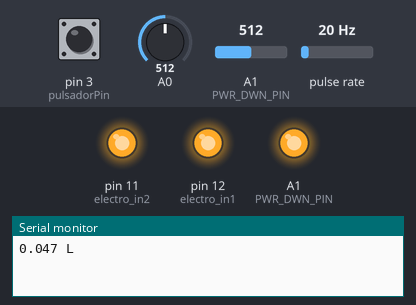
The sketch below on a simulated Arduino Uno, built with avr-gcc and run on an emulated ATmega328P. On the bench: output pins drawn as LEDs (lit = HIGH), the last lines printed to the serial monitor. Wiring (inferred from the names in the program): pulse sensor: data pin 2. Inputs (shaded band) come from the test bench; at power-on: pin 3 (pulsadorPin) LOW, A1 (PWR_DWN_PIN) = 512, pulse rate 20 Hz, A0 = 512.

Above: at 1.2 s.
1.3 s: pin 3 (pulsadorPin) pulled HIGH for 0.15 s
At 1.7 s:
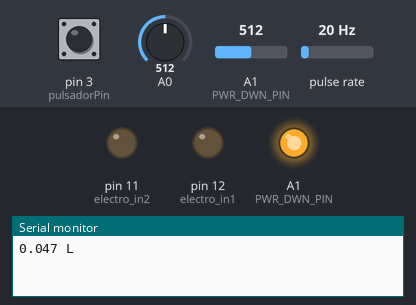
2.9 s: A1 (PWR_DWN_PIN) set to 0
At 4.0 s:
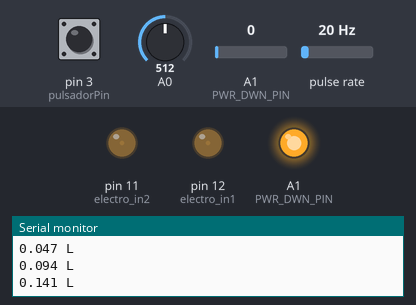
4.4 s: pulse rate (sensor on pin 2) set to 100 Hz
7.4 s: A1 (PWR_DWN_PIN) set to 122
Timing chart, 0 to 10.4 s (numbered marks = the images above; inputs shaded):
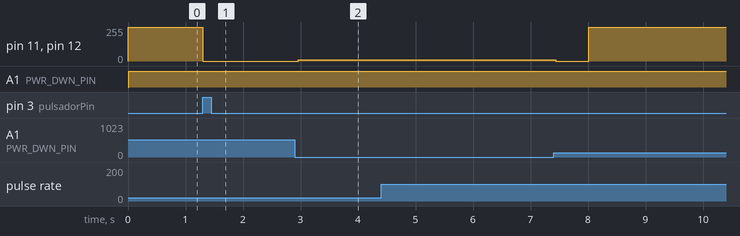

The sketch:

3FinalCodeWithRTCandEEPROM.ino
```cpp
//Librerias
#include <Time.h>
#include <TimeAlarms.h>
#include <DS1307RTC.h>


//nuevo
#include <SD.h>
#include <Wire.h>
#include "RTClib.h"
#include <SPI.h>
int  lastDay;

RTC_DS1307 rtc;    //define the Real Time Clock object


//eeprom
#include <EEPROM.h>
#include <MsTimer2.h>

// Pin to be used as power-down sense
int PWR_DWN_PIN = A1;
// The EEPROM address to be used
int EE_ADDR = 0;
int EE_ADDR2 = 1;

//Definimos variables
int electro_in1         = 12;
int electro_in2         = 11;

byte sensorInterrupt    = 0;  // 0 = digital pin 2
const byte sensorPin    = 2;
const byte pulsadorPin  = 3;    // conectar aqui el pulsador entre pin y GND
float calibrationFactor = 7.11;
volatile unsigned int pulseCount;
float flowRate;
float totalLitres;
unsigned long oldTime;

float volumen;
float volumenMaximo = 1; //CAMBIAR ESTO DEPENDIENDO LOS LITROS MÁXIMOS
bool flag = false;

int state = HIGH;      // the current state of the output pin
int reading;           // the current reading from the input pin
int previous = LOW;    // the previous reading from the input pin


//del caudalimetro
void pulseCounter()
{
  pulseCount++;
}


//de memoria eeprom
void PWR_DWN_ISR() {

  if (analogRead((PWR_DWN_PIN) < 920)) {
    pinMode((PWR_DWN_PIN), OUTPUT);
    digitalWrite((PWR_DWN_PIN), HIGH);
    return;
  }

  pinMode((PWR_DWN_PIN), INPUT);

  if (analogRead((PWR_DWN_PIN) > 1000)) {

    //digitalWrite(13, HIGH);

    digitalWrite(electro_in1, HIGH);
    digitalWrite(electro_in2, HIGH);

    //EEPROM.put(EE_ADDR, volumen); // del volumen
    //EEPROM.put(EE_ADDR2, lastDay); // del dia
  }
}


void setup() {

  Serial.begin(9600);

  pinMode(electro_in1, OUTPUT);
  pinMode(electro_in2, OUTPUT);
  digitalWrite(electro_in1, HIGH);
  digitalWrite(electro_in2, HIGH);

  pinMode(sensorPin, INPUT);
  pinMode(pulsadorPin, INPUT);  // pulsador entre pin 3 y GND.

  pulseCount        = 0;
  flowRate          = 0.0;
  totalLitres       = 0.0;
  oldTime           = 0;


  attachInterrupt(sensorInterrupt, pulseCounter, FALLING);


  //del eeprom
  EEPROM.get(EE_ADDR, volumen);
  //attachInterrupt(PWR_DWN_PIN, PWR_DWN_ISR, FALLING);
  MsTimer2::set( 10, PWR_DWN_ISR );
  MsTimer2::start();


  //del reloj
  EEPROM.get(EE_ADDR, lastDay);

}

void loop() {

  //para hacer que el boton actue como un switch:
  reading = digitalRead(pulsadorPin);

  if (reading == HIGH && previous == LOW) {
    if (state == HIGH)
      state = LOW;
    else
      state = HIGH;
  }

  previous = reading;

  //caudalimetro
  if (volumen < volumenMaximo)
    if ((millis() - oldTime) > 1000)  {  // Only process counters once per second
      detachInterrupt(sensorInterrupt);
      flowRate = (((1000.0) / (millis() - oldTime)) * pulseCount) / calibrationFactor;


      // Add the millilitres passed in this second to the cumulative total
      totalLitres += flowRate / 60;
      volumen = totalLitres;

      // unsigned int frac;
      Serial.print (volumen, 3);
      Serial.println (" L");

      // Reset the pulse counter so we can start incrementing again
      pulseCount = 0;

      // Enable the interrupt again now that we've finished sending output
      attachInterrupt(sensorInterrupt, pulseCounter, FALLING);
      oldTime = millis();


      flag = true; //esto me tengo que fijar
    }


  if (volumen >= volumenMaximo ) {
    flag = false;
  }


  if (flag == true && state == LOW) {
    digitalWrite(electro_in1, LOW);
    digitalWrite(electro_in2, LOW);
  }

  else {
    digitalWrite(electro_in1, HIGH);
    digitalWrite(electro_in2, HIGH);
  }


  //reloj, reinicio de volumen cada dia

  DateTime now;
  if (now.day() != lastDay) // this happens exactly once a day.
    volumen = 0; // reset the accumulated volume

  lastDay = now.day();

}
```

Measured:
- after the input at 1.3 s, pin 11 (electro_in2), pin 12 (electro_in1): 255/255 → 0/255 at once
- after the input at 2.9 s, pin 11 (electro_in2), pin 12 (electro_in1): 0/255 → 8/255 after 0.06 s
